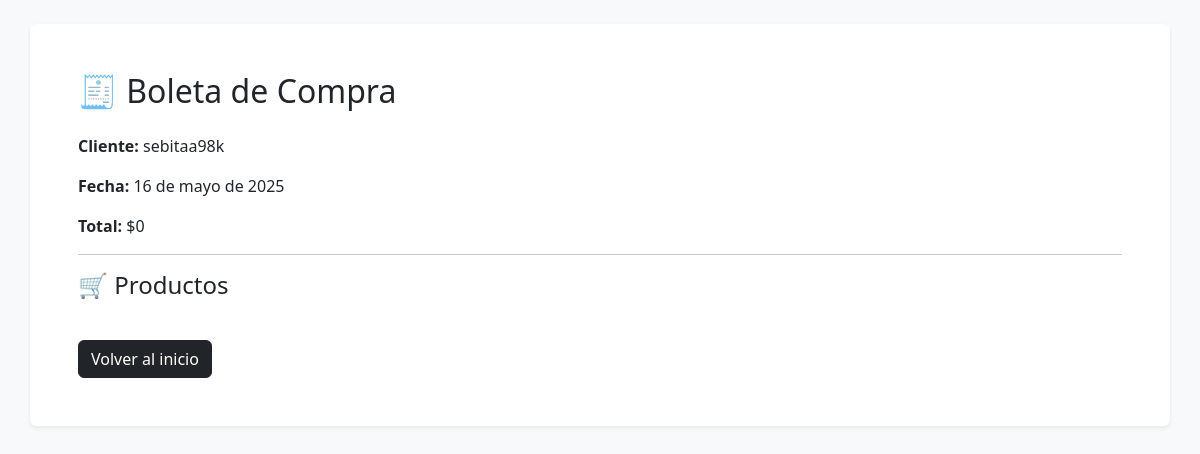
The page /boleta_compras/12/ on the database as committed earlier.
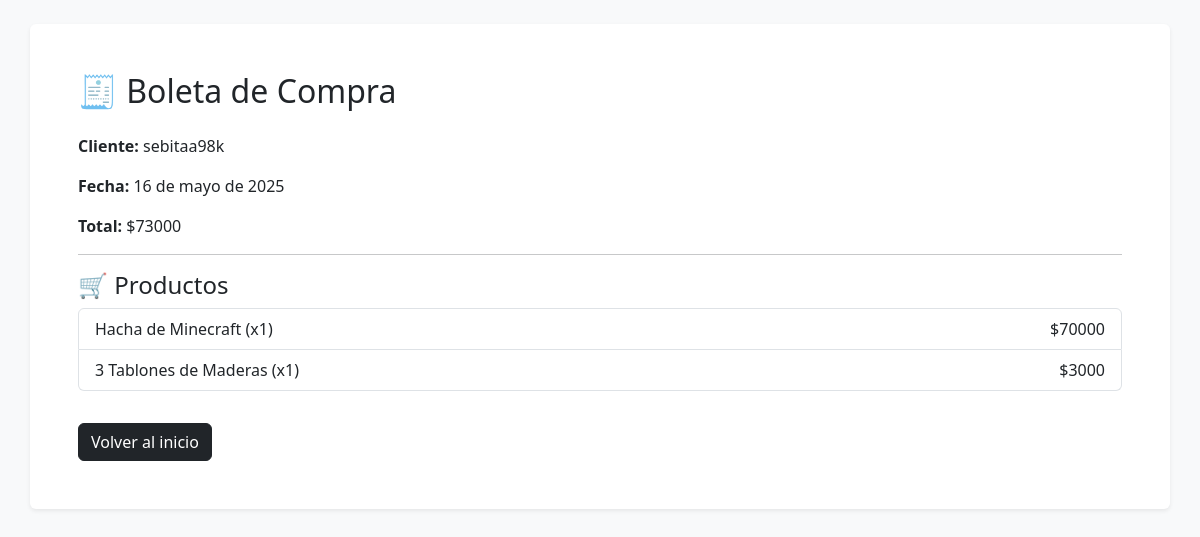
The same page on the database as committed later.
### carrito/models.py (models this page shows, shortened)
class Venta_productos(models.Model):
    ESTADO_VENTA_CHOICES = [
        ('carrito', 'Carrito'),
        ('pagado', 'Pagado'),
    ]
    id_usuario = models.ForeignKey(User, on_delete=models.CASCADE, related_name='ventas')
    total_venta = models.IntegerField()
    fecha_transaccion = models.DateField(null=True, blank=True)
    estado_venta = models.CharField(max_length=200, choices=ESTADO_VENTA_CHOICES, default='carrito')
    webpay_transaction_id = models.CharField(max_length=100, blank=True, null=True)
    webpay_payment_status = models.CharField(max_length=50, blank=True, null=True)

class Carrito_detalle(models.Model):
    id_venta = models.ForeignKey(Venta_productos, on_delete=models.CASCADE, related_name='carrito_detalle')
    producto = models.ForeignKey(Producto, on_delete=models.CASCADE, related_name='carrito_detalle')
    cantidad_producto = models.PositiveIntegerField()
    subtotal = models.IntegerField()

### home/models.py (models this page shows, shortened)
class Producto(models.Model):
    nombre = models.CharField(max_length=100)
    precio = models.DecimalField(max_digits=10, decimal_places=2)
    descripcion = models.TextField()
    stock = models.IntegerField()
    imagen_url = models.URLField(null=True, blank=True)
    estado = models.BooleanField(default=True)

### home/views.py (the view)
# urls.py: path('boleta_compras/<int:id>/', views.BoletaVenta, name='boleta_compra'),
def BoletaVenta(request, id):
    venta = get_object_or_404(Venta_productos, id=id)
    detalles = Carrito_detalle.objects.filter(id_venta=venta)
    return render(request, 'home/boleta_detalle.html', {
        'venta': venta,
        'detalles': detalles
    })

### home/templates/home/boleta_detalle.html (shortened to what this page needs)
<!DOCTYPE html>
<html lang="es">
<head>
    <link href="https://cdn.jsdelivr.net/npm/bootstrap@5.3.2/dist/css/bootstrap.min.css" rel="stylesheet">
</head>
<body class="bg-light p-4">
    <div class="container bg-white p-5 rounded shadow-sm">
        <h2 class="mb-4">🧾 Boleta de Compra </h2>
        <p><strong>Cliente:</strong> {{ venta.id_usuario.username }}</p>
        <p><strong>Fecha:</strong> {{ venta.fecha_transaccion }}</p>
        <p><strong>Total:</strong> ${{ venta.total_venta }}</p>
        <hr>
        <h4>🛒 Productos</h4>
        <ul class="list-group mb-3">
            {% for detalle in detalles %}
                <li class="list-group-item d-flex justify-content-between align-items-center">
                    {{ detalle.producto.nombre }} (x{{ detalle.cantidad_producto }})
                    <span>${{ detalle.subtotal }}</span>
                </li>
            {% endfor %}
        </ul>
        <a href="/" class="btn btn-dark mt-3">Volver al inicio</a>
    </div>
</body>
</html>

Rows that differ between the two databases and show on the page:
changed Venta_productos "sebitaa98k": total_venta "0" → "73000"
added Carrito_detalle: producto.nombre "Hacha de Minecraft", cantidad_producto "1", subtotal "70000"
added Carrito_detalle: producto.nombre "3 Tablones de Maderas", cantidad_producto "1", subtotal "3000"
